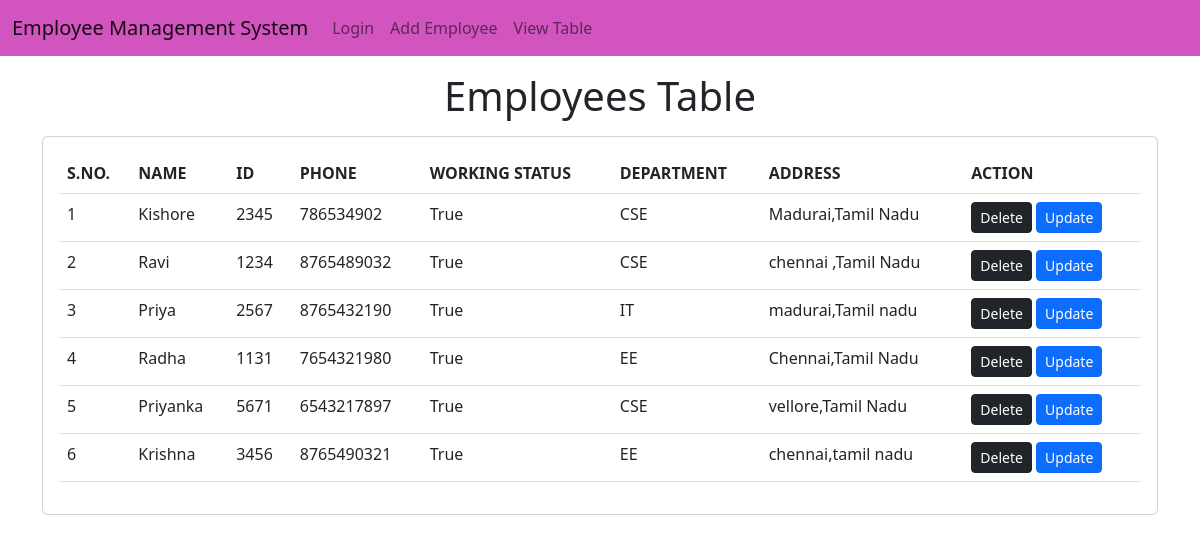
The page / on the database its author committed.
### emp/models.py (models this page shows, shortened)
class Emp(models.Model):
    name=models.CharField(max_length=200)
    emp_id=models.CharField(max_length=200)
    phone=models.CharField(max_length=10)
    address=models.CharField(max_length=150)
    working=models.BooleanField(default=True)
    department=models.CharField(max_length=200)

### emp/views.py (the view)
# urls.py: path("",fun.emp_home),
def emp_home(request):
    emps=Emp.objects.all()
    return render(request,"emp/home.html",{'emps':emps})

### templates/emp/home.html (shortened to what this page needs)
<!doctype html>
<html lang="en">
  <head>
    <link href="https://cdn.jsdelivr.net/npm/bootstrap@5.2.2/dist/css/bootstrap.min.css" rel="stylesheet">
  </head>
  <body>
    {% include 'emp/navbar.html' %}
    <h1 class="text-center my-3">Employees Table</h1>
    <div class="container">
      <div class="row">
        <div class="col-md-12">
          <div class="card">
            <div class="card-body">
              <table class="table">
                <thead>
                  <tr>
                    <th>S.NO.</th>
                    <th>NAME</th>
                    <th>ID</th>
                    <th>PHONE</th>
                    <th>WORKING STATUS</th>
                    <th>DEPARTMENT</th>
                    <th>ADDRESS</th>
                    <th>ACTION</th>
                  </tr>
                </thead>
                <tbody>
                  {% for e in emps %}
                  <tr>
                    <td>{{forloop.counter}}</td>
                    <td>{{e.name}}</td>
                    <td>{{e.emp_id}}</td>
                    <td>{{e.phone}}</td>
                    <td>{{e.working}}</td>
                    <td>{{e.department}}</td>
                    <td>{{e.address}}</td>
                    <td>
                      <a href="/emp/delete-emp/{{e.id}}" class="btn btn-dark btn-sm">Delete</a>
                      <a href="/emp/update-emp/{{e.id}}" class="btn btn-primary btn-sm">Update</a>
                    </td>
                  </tr>
                  {%endfor%}
                </tbody>
              </table>
            </div>
          </div>
        </div>
      </div>
    </div>
  </body>
</html>

### templates/emp/navbar.html (shortened to what this page needs)
<nav class="navbar navbar-expand-lg" style="background-color: #D254BF;">
    <div class="container-fluid">
      <a class="navbar-brand" href="/emp/home/">Employee Management System</a>
      <div class="collapse navbar-collapse" id="navbarSupportedContent">
        <ul class="navbar-nav me-auto mb-2 mb-lg-0">
          <li class="nav-item">
           <li><a class="nav-link" href="/emp/home/">Login</a></li>
            <a class="nav-link" href="/emp/add-emp/">Add Employee</a>
          </li>
          <li><a class="nav-link" href="/emp/home/">View Table</a></li>
        </ul>
      </div>
    </div>
  </nav>

### rows shown on the page
Emp: name "Kishore", emp_id "2345", phone "786534902", working "True", department "CSE", address "Madurai,Tamil Nadu"
Emp: name "Ravi", emp_id "1234", phone "8765489032", working "True", department "CSE", address "chennai ,Tamil Nadu"
Emp: name "Priya", emp_id "2567", phone "8765432190", working "True", department "IT", address "madurai,Tamil nadu"
Emp: name "Radha", emp_id "1131", phone "7654321980", working "True", department "EE", address "Chennai,Tamil Nadu"
Emp: name "Priyanka", emp_id "5671", phone "6543217897", working "True", department "CSE", address "vellore,Tamil Nadu"
Emp: name "Krishna", emp_id "3456", phone "8765490321", working "True", department "EE", address "chennai,tamil nadu"
